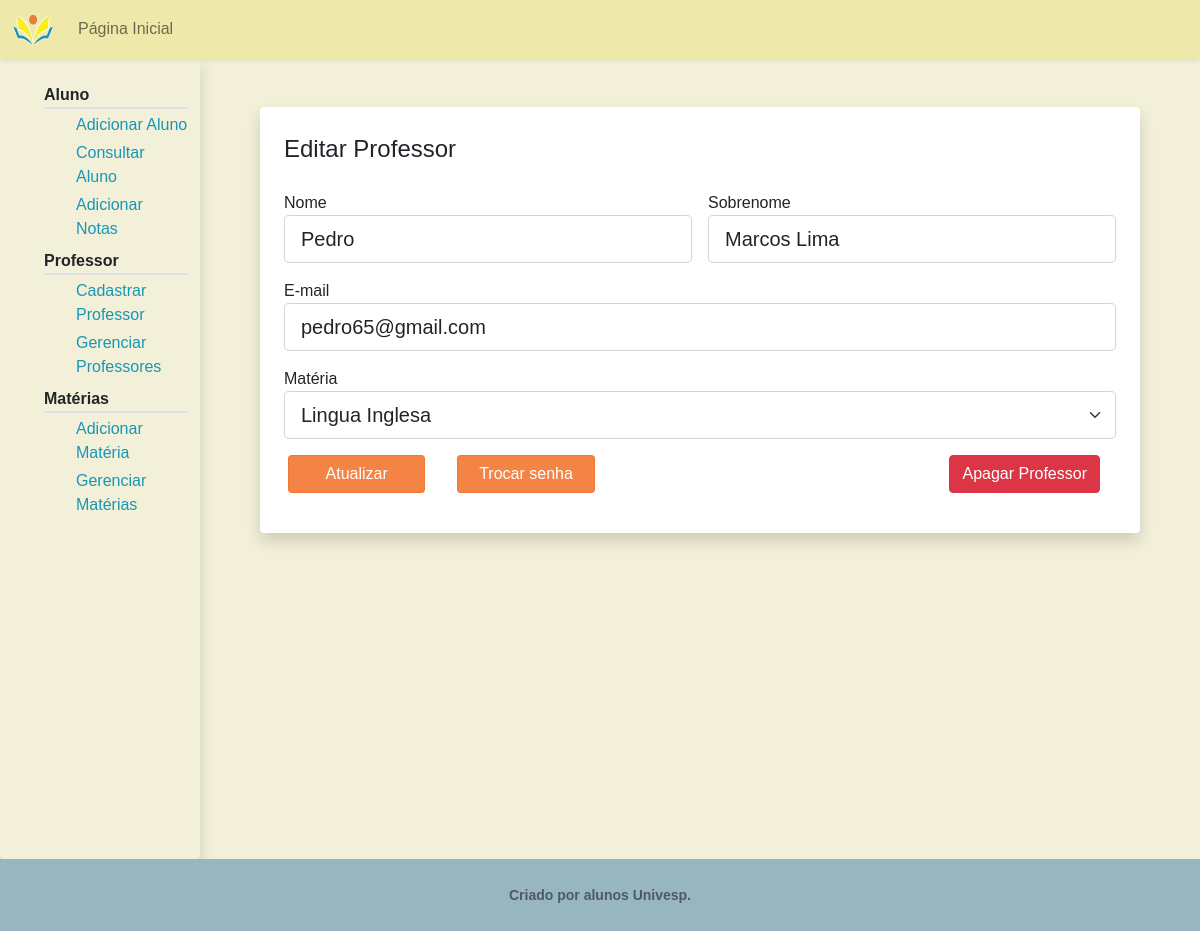
Screenshot of /gerenciar/editar/2/ with the database file from the repository.
### pi/models.py (models this page shows, shortened)
class Professor(db.Model, UserMixin):
    id = db.Column(db.Integer, primary_key=True)
    nome = db.Column(db.String(20), nullable=False)
    sobrenome = db.Column(db.String(100), nullable=False)
    materia = db.Column(db.Integer, db.ForeignKey('materia.id'), nullable=False)
    email = db.Column(db.String(256), unique=True, nullable=False)
    senha = db.Column(db.String(30), nullable=False)

### pi/routes.py (the view)
@app.route("/gerenciar/editar/<id_professor>/", methods=["GET", "POST"])
def editar_professor(id_professor):
    professor = Professor.query.get_or_404(id_professor)
    form = AtualizarProfessorForm()
    form.id_prof = professor.id
    if form.validate_on_submit():
        professor.nome = form.nome.data
        professor.sobrenome = form.sobrenome.data
        professor.email = form.email.data
        professor.materia = form.materia.data
        db.session.commit()
        flash(f'O professor {form.nome.data} foi atualizado!', 'success')
        return redirect(url_for('gerenciar_professor'))
    elif request.method == 'GET':
        materia_nome = Materia.query.filter_by(id=professor.materia).first()
        try:
            materia_nome = materia_nome.nome
        except:
            flash('Professor sem matéria!', 'info')
        escolhas_especificas = choices.copy()
        if materia_nome:
            escolhas_especificas.remove((professor.materia, materia_nome))
            escolhas_especificas.insert(0, (professor.materia, materia_nome))
        form.nome.data = professor.nome
        form.sobrenome.data = professor.sobrenome
        form.email.data = professor.email
        form.materia.choices = escolhas_especificas
    return render_template('editar_professor.html',
                            titulo='Editar Professor',
                            user="editar",
                            id_professor = professor.id,
                            form=form)

### pi/forms.py (shortened to what this page needs)
class AtualizarProfessorForm(FlaskForm):
    nome = StringField('Nome',
                        validators=[DataRequired()],
                        render_kw={"placeholder": "Exemplo: João"}
                        )
    sobrenome = StringField('Sobrenome',
                            validators=[DataRequired()],
                            render_kw={"placeholder": "Exemplo: Sousa Santos"})
    materia = SelectField('Matéria',
                           choices=choices)
    email = StringField('E-mail',
                         validators=[DataRequired(), Email()],
                         render_kw={"placeholder": "Exemplo: joão@provedor.com"})
    atualizar = SubmitField('Atualizar')
    id_prof = ''

### pi/templates/editar_professor.html (shortened to what this page needs)
{% extends "professor_layout.html" %}
{% block prof %}
    <div class="shadow p-4 mb-5 bg-white rounded m-5">
        <form action="" method="POST">
            <fieldset class="row g-3">
                {% if user != 'materia' %}
                    <legend class=""> Editar Professor </legend>
                    <div class="col-md-6">
                        {{ form.nome.label(class="form-control-label") }}
                        {% if form.nome.errors %}
                            {{ form.nome(class="form-control form-control-lg is-invalid")}}
                            <div class="invalid-feedback">
                                {% for error in form.nome.errors %}
                                    <span> {{ error }} </span>
                                {% endfor %}
                            </div>
                        {% else %}
                            {{ form.nome(class="form-control form-control-lg") }}
                        {% endif %}
                    </div>
                    <div class="col-md-6">
                        {{ form.sobrenome.label(class="form-control-label") }}
                        {% if form.sobrenome.errors %}
                            {{ form.sobrenome(class="form-control form-control-lg is-invalid")}}
                            <div class="invalid-feedback">
                                {% for error in form.sobrenome.errors %}
                                    <span> {{ error }} </span>
                                {% endfor %}
                            </div>
                        {% else %}
                            {{ form.sobrenome(class="form-control form-control-lg") }}
                        {% endif %}
                    </div>
                    <div class="col-12">
                        {{ form.email.label(class="form-control-label") }}
                        {% if form.email.errors %}
                            {{ form.email(class="form-control form-control-lg is-invalid")}}
                            <div class="invalid-feedback">
                                {% for error in form.email.errors %}
                                    <span> {{ error }} </span>
                                {% endfor %}
                            </div>
                        {% else %}
                            {{ form.email(class="form-control form-control-lg") }}
                        {% endif %}
                    </div>
                    <div class="col-12">
                        {{ form.materia.label(class="form-control-label") }}
                        {% if form.materia.errors %}
                            {{ form.materia(class="form-select form-select-lg is-invalid")}}
                            <div class="invalid-feedback">
                                {% for error in form.materia.errors %}
                                    <span> {{ error }} </span>
                                {% endfor %}
                            </div>
                        {% else %}
                            {{ form.materia(class="form-select form-select-lg") }}
                        {% endif %}
                    </div>
                {% endif %}
            </fieldset>
            <div class="row p-3">
                {{ form.atualizar(class="btn btn-primary col-2 me-3") }}
                <a class="btn btn-primary col-2 ms-3" href=" {{url_for('trocar_senha', id_professor=id_professor)}} "> Trocar senha </a>
                <div class="col text-end">
                    {% set info_string = id_professor ~ ';professor;False' %}
                    <a class="btn btn-danger" href=" {{ url_for('apagar', info=info_string ) }} "> Apagar Professor </a>
                </div>
            </div>
        </form>
    </div>
{% endblock prof %}

### pi/static/main.css (style rules this page uses)
html, body { height: 100vh; font-family: Arial, Helvetica, sans-serif; background-color: #F2F0D8; }
.btn.btn-primary:focus, .btn.btn-primary:active, .btn.btn-primary:visited, .btn.btn-primary { color: #ffffff; background-color: #f27730e5; border-color: #f27730e5; }
a { text-decoration: none; }

### rows the page displays
Professor: nome "Pedro", sobrenome "Marcos Lima", email "pedro65@gmail.com", materia "Lingua Inglesa"
